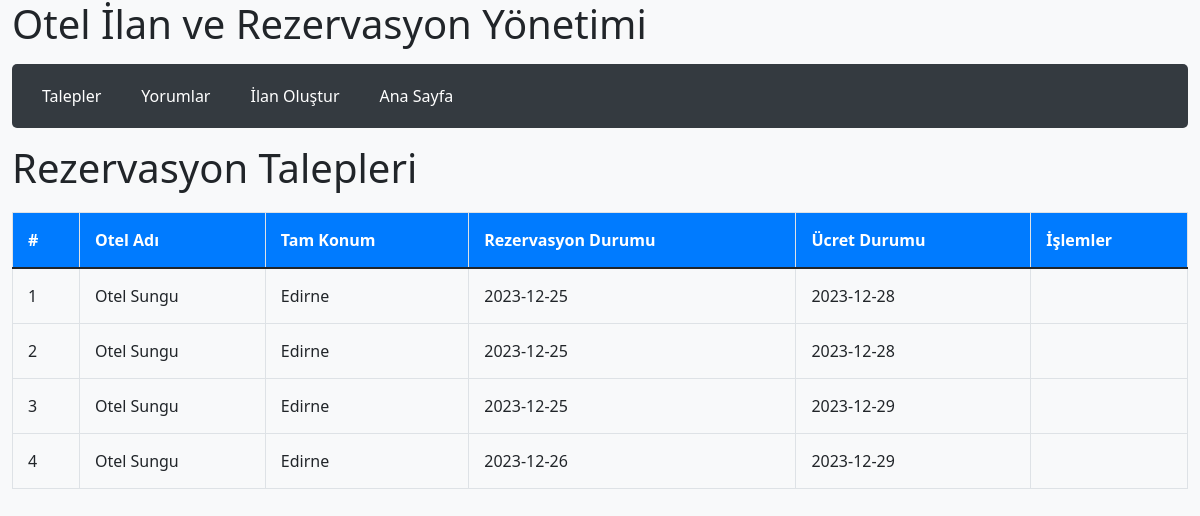
Page /otel/talepler (signed in) on the earlier database version.
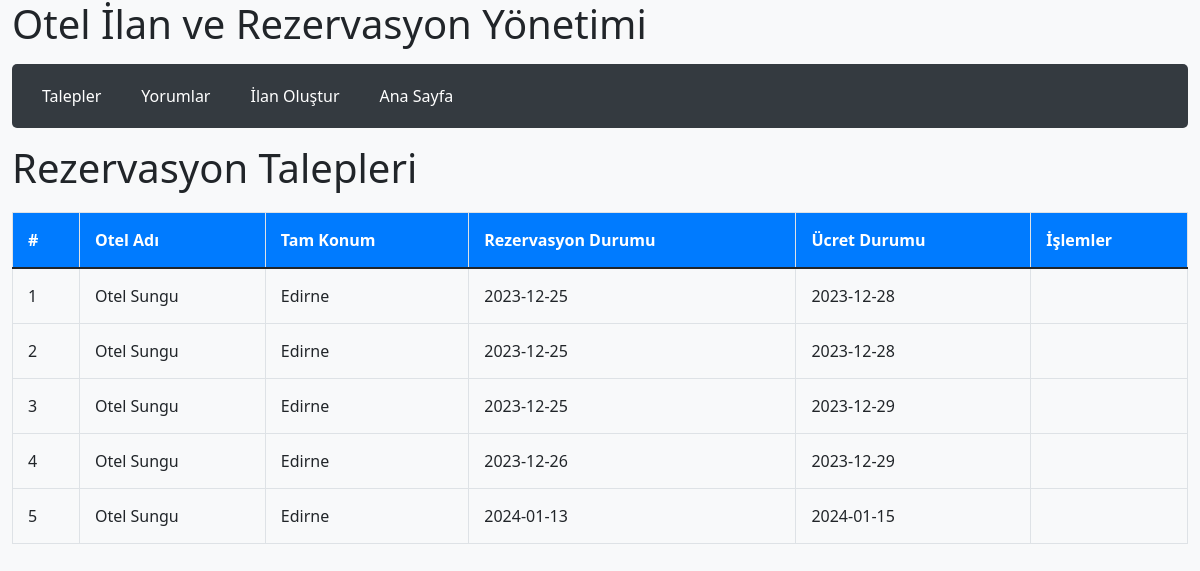
Same page on the later database version.
### tables this page shows
CREATE TABLE "rezervasyon" (
	"rezervasyon_id"	INTEGER,
	"otel_id"	INTEGER,
	"kullanici_id"	INTEGER,
	"giris_tarihi"	DATE,
	"cikis_tarihi"	DATE,
	"yetiskin_sayisi"	INTEGER,
	"oda_tipi"	TEXT,
	"toplam_fiyat"	REAL,
	"durum"	TEXT,
	PRIMARY KEY("rezervasyon_id" AUTOINCREMENT),
	FOREIGN KEY("kullanici_id") REFERENCES "kullanici"("id"),
	FOREIGN KEY("otel_id") REFERENCES "ilan"("otel_id")
);

CREATE TABLE "ilan" (
	"id"	INTEGER,
	"otel_adi"	TEXT,
	"slogan"	TEXT,
	"facebook"	TEXT,
	"instagram"	TEXT,
	"yildiz_sayisi"	INTEGER,
	"sehir"	TEXT,
	"ilce"	TEXT,
	"otel_onresim"	TEXT,
	"otel_resimler"	TEXT,
	"herSeyDahil"	TEXT,
	"eposta"	TEXT,
	"telefon"	TEXT,
	"rezervasyonBaslangic"	DATE,
	"rezervasyonBitis"	DATE,
	"maxRezervasyonSayisi"	INTEGER,
	"denizeUzaklik"	INTEGER,
	"gunlukFiyat"	INTEGER,
	"enlem"	TEXT,
	"denizeSifir"	INTEGER,
	"havuzVar"	INTEGER,
	"taksitliOdeme"	INTEGER,
	"otelAciklama"	TEXT,
	"hotel_id"	INTEGER,
	"boylam"	INTEGER,
	PRIMARY KEY("id" AUTOINCREMENT),
	FOREIGN KEY("hotel_id") REFERENCES "hotel"("hotel_id")
);

### dashboard.py (the view)
@app.route("/otel/talepler", methods=['GET'])
def talep():
    if 'otel' not in session:
        return redirect(url_for('otel_giris'))
    otel_id = session['otel'][0]
    conn = create_connection()
    cursor = conn.cursor()
    cursor.execute('''
        SELECT r.*, i.otel_adi AS ilan_adi, i.sehir AS ilan_aciklamasi
        FROM rezervasyon r
        JOIN ilan i ON r.otel_id = i.id
        WHERE r.otel_id = ?''', (otel_id,))
    talepler = cursor.fetchall()
    conn.close()
    return render_template('/otel/talepler.html', talepler=talepler)

### dashboard.py (called while the page is built)
def create_connection():
    conn = sqlite3.connect('deneme2.db')
    return conn

### templates/otel/talepler.html (shortened to what this page needs)
<!DOCTYPE html>
<html lang="tr">
<head>
  <link href="https://cdn.jsdelivr.net/npm/bootstrap@5.1.3/dist/css/bootstrap.min.css" rel="stylesheet">
  <link href="https://cdn.jsdelivr.net/npm/bootstrap@5.1.3/dist/css/bootstrap.min.css" rel="stylesheet">
</head>
<body>
<div class="container">
  <header class="mb-3">
    <h1 class="title">Otel İlan ve Rezervasyon Yönetimi</h1>
  </header>
  <nav class="nav-bar mb-3">
    <ul class="nav">
      <li class="nav-item active">
        <a class="nav-link" href="/otel/talepler">Talepler</a>
      </li>
      <li class="nav-item active">
        <a class="nav-link" href="/otel/yorumlar">Yorumlar</a>
      </li>
      <li class="nav-item">
        <a class="nav-link" href="/otel/ilanolustur">İlan Oluştur</a>
      </li>
      <li class="nav-item">
        <a class="nav-link" href="/">Ana Sayfa</a>
    </li>
    </ul>
  </nav>
  <h1>Rezervasyon Talepleri</h1>
  {% if talepler %}
  <table class="table">
    <thead>
      <tr>
        <th>#</th>
        <th>Otel Adı</th>
        <th>Tam Konum</th>
        <th>Rezervasyon Durumu</th>
        <th>Ücret Durumu</th>
        <th>İşlemler</th>
      </tr>
    </thead>
    <tbody>
      {% for talep in talepler %}
      <tr>
        <td>{{ talep[0] }}</td>
        <td>{{ talep[9] }}</td>
        <td>{{ talep[10] }}</td>
        <td class="{% if talep[3] == 'Onaylandı' %}bg-green{% elif talep[3] == 'Reddedildi' %}bg-red{% else %}bg-yellow{% endif %}">{{ talep[3] }}</td>
        <td>{{ talep[4] }}</td>
        <td>
        </td>
    </tr>
      {% endfor %}
    </tbody>
  </table>
  {% else %}
  <p>Rezervasyon talebi bulunmamaktadır.</p>
  {% endif %}
</div>
          </body>
          </html>

Differences in the rows shown:
added rezervasyon: rezervasyon_id "5", otel_adi "Otel Sungu", sehir "Edirne", giris_tarihi "2024-01-13", cikis_tarihi "2024-01-15"
